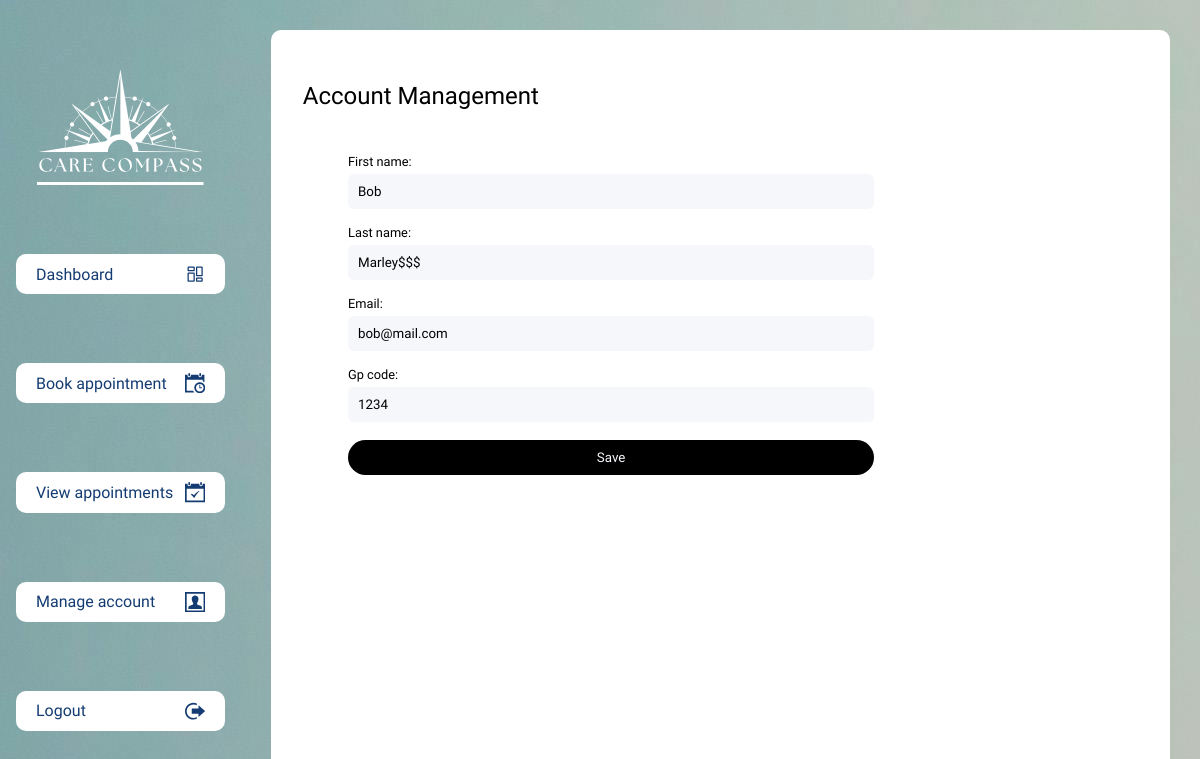
Page /manage/ (signed in) on the earlier database version.
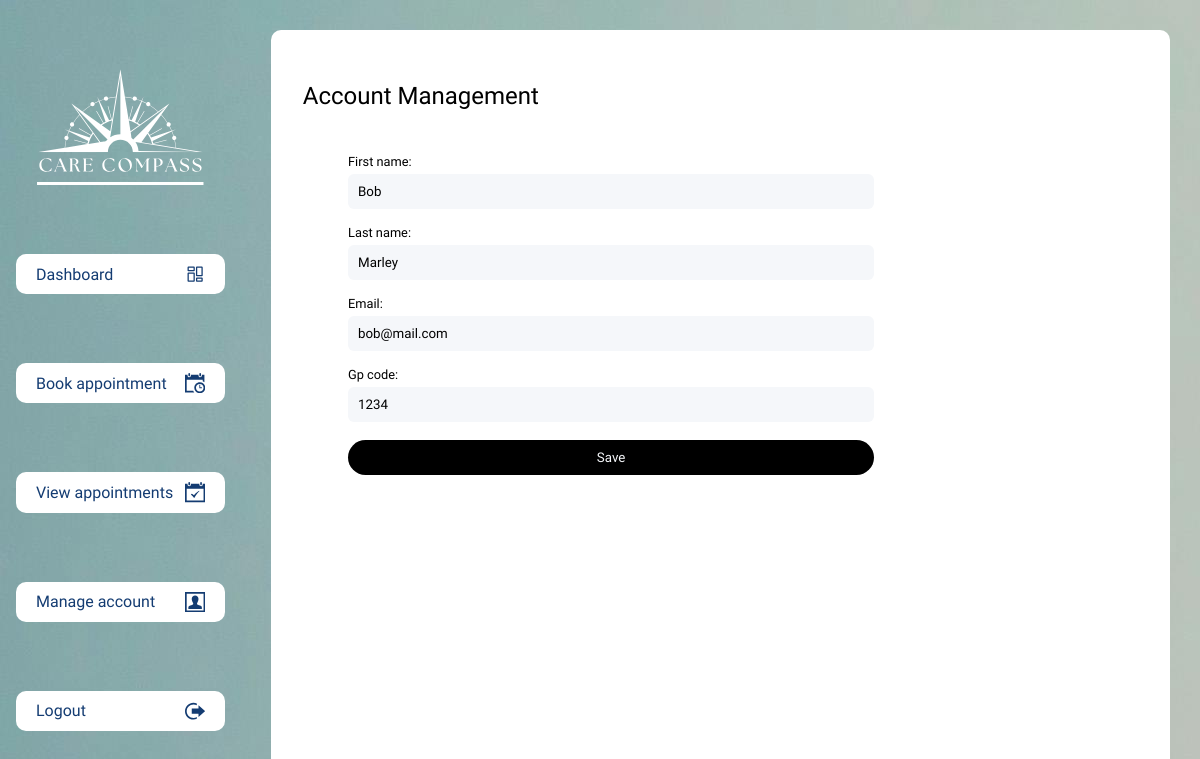
Same page on the later database version.
### accounts/models.py (models this page shows, shortened)
class User(AbstractBaseUser, PermissionsMixin):
    first_name = models.CharField(max_length=30)
    last_name = models.CharField(max_length=30)
    email = models.EmailField(unique=True)
    gp_code = models.CharField(max_length=30, blank=True, null=True)
    created_at = models.DateTimeField(auto_now_add=True)
    updated_at = models.DateTimeField(auto_now=True)
    is_admin = models.BooleanField(default=False)
    is_staff = models.BooleanField(default=False)
    USERNAME_FIELD = 'email'
    REQUIRED_FIELDS = ['first_name', 'last_name']
    objects = UserManager()

### accounts/views.py (the view)
# urls.py: path('manage/', views.account_management_view, name='account_management'),
@login_required
def account_management_view(request):
    if request.method == 'POST':
        form = PatientUpdateForm(request.POST, instance=request.user)
        if form.is_valid():
            form.save()
            return redirect('accounts:account_management')
    else:
        form = PatientUpdateForm(instance=request.user)
    return render(request, 'accounts/account_management.html', {'form': form})

### accounts/forms.py
class PatientUpdateForm(forms.ModelForm):
    class Meta:
        model = User
        fields = ['first_name', 'last_name', 'email', 'gp_code']

### templates/accounts/account_management.html (shortened to what this page needs)
{% extends "base.html" %} {% block content %}
<h2>Account Management</h2>
<div>
  <div class="form-tile">
    <form id="update-user-form" method="post">
      <div class="form-fields-wrapper">
        <div class="form-fields-wrapper">
        {% for field in form %}
          <div class="form-group">
            <label for="{{ field.id_for_label }}" class="form-label">{{ field.label }}:</label>
            <div class="form-input">
              {{ field }}
            </div>
          </div>
        {% endfor %}
        <div class="submit-btn-wrapper">
          <button type="submit" class="btn-secondary submit-btn">Save</button>
        </div>
      </div>
    </form>
  </div>
</div>
{% endblock %}

Differences in the rows shown:
changed User "Bob": last_name "Marley$$$" → "Marley"
